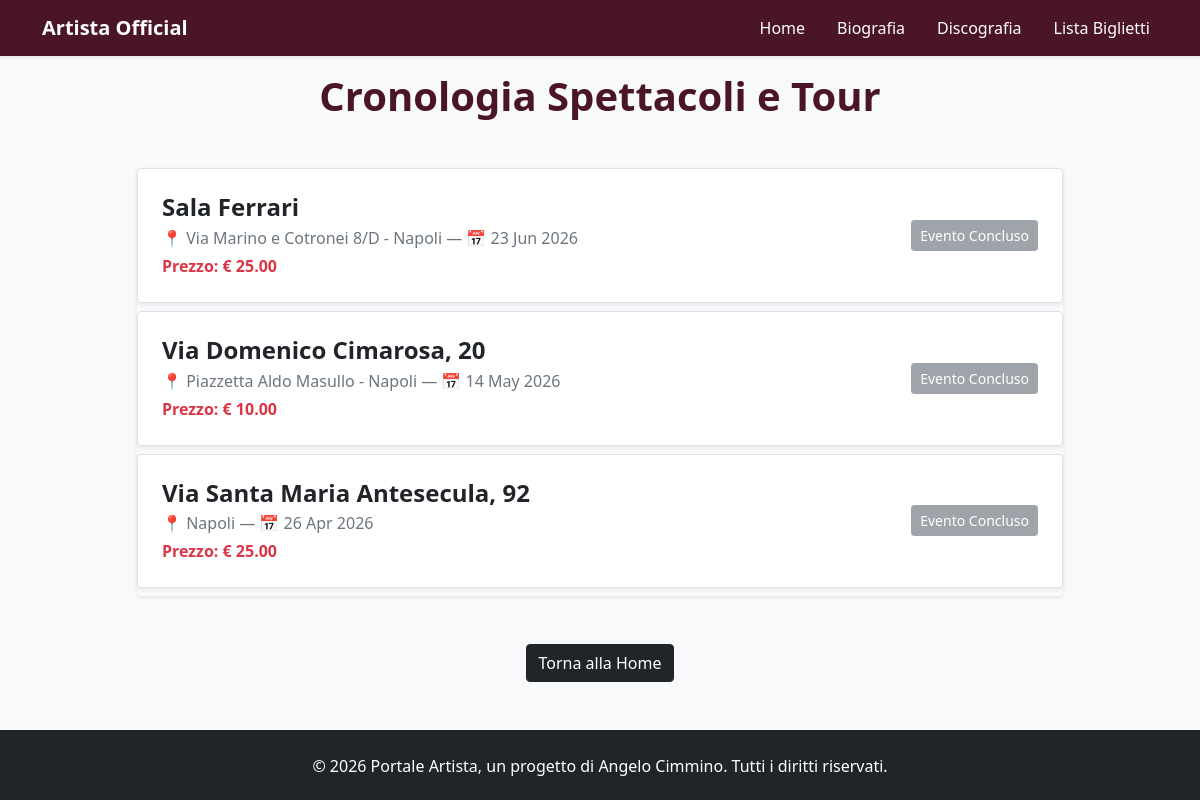
Before: /concerti/tutti/ with the older database file.
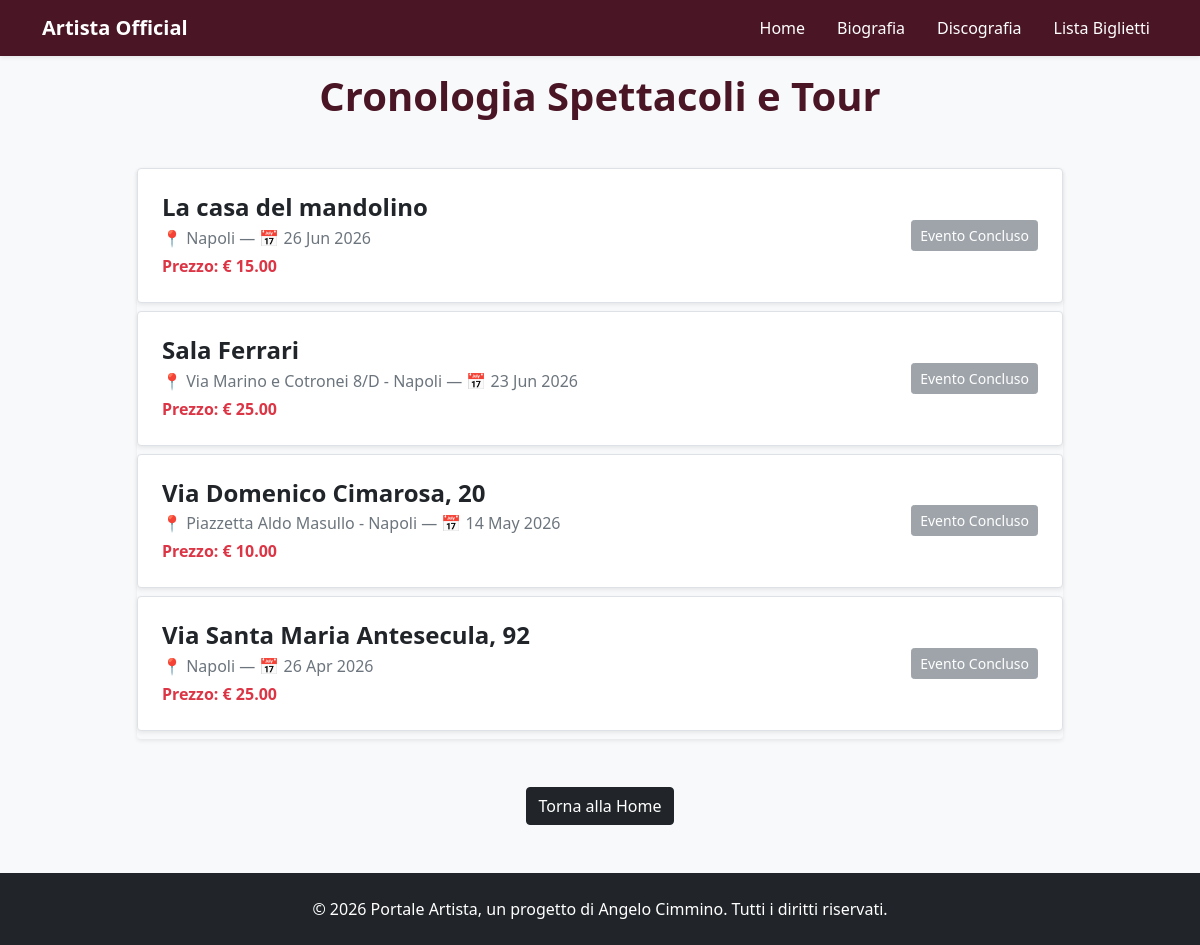
After: the same page with the newer database file.
### tributo/models.py (models this page shows, shortened)
class Concerto(models.Model):
    luogo = models.CharField(max_length=200)
    citta = models.CharField(max_length=100)
    data = models.DateField()
    locandina = models.ImageField(upload_to='locandine/', blank=True, null=True)
    prezzo = models.DecimalField(max_digits=6, decimal_places=2, default=25.00)

### tributo/views.py (the view)
# urls.py: path('concerti/tutti/', views.tutti_i_concerti, name='tutti_i_concerti'), # <-- Nuova riga
def tutti_i_concerti(request):
    concerti_totali = Concerto.objects.all().order_by('-data')
    return render(request, 'tributo/tutti_i_concerti.html', {'concerti': concerti_totali})

### tributo/templates/tributo/tutti_i_concerti.html (shortened to what this page needs)
{% extends 'tributo/base.html' %}
{% block content %}
<div class="container my-5">
    <div class="row">
        <div class="col-md-10 mx-auto">
            <br>
            <h1 class="fw-bold mb-5 text-center" style="color: #4a1525;">Cronologia Spettacoli e Tour</h1>
            <div class="list-group shadow-sm rounded">
                {% now "Y-m-d" as today_date %}
                {% for concerto in concerti %}
                    <div class="list-group-item p-4 bg-white mb-2 border rounded shadow-sm">
                        <div class="row align-items-center">
                            <div class="col-md-8">
                                <h4 class="fw-bold text-dark mb-1">{{ concerto.luogo }}</h4>
                                <p class="text-secondary mb-0">
                                    📍 {{ concerto.citta }} — 📅 {{ concerto.data|date:"d M Y" }}
                                </p>
                                <span class="fw-bold text-danger d-block mt-1">Prezzo: € {{ concerto.prezzo }}</span>
                            </div>
                            <div class="col-md-4 text-md-end mt-3 mt-md-0">
                                 {% if concerto.data|date:"Y-m-d" >= today_date %}
                                    <!-- NOTA: Per fare il controllo preciso usiamo una logica semplice:
                                         Se preferisci bloccare l'acquisto dall'archivio, verifichiamo la data nell'admin -->
                                    <a href="{% url 'concerto_riepilogo' concerto.id %}" class="btn btn-teatro px-4">🎟️ Acquista</a>
                                {% else %}
                                    <button class="btn btn-secondary btn-sm" disabled>Evento Concluso</button>
                                {% endif %}
                            </div>
                        </div>
                    </div>
                {% empty %}
                    <div class="alert alert-warning text-center">Nessun concerto presente nel registro di sistema.</div>
                {% endfor %}
            </div>
            <div class="text-center mt-5">
                <a href="{% url 'home' %}" class="btn btn-dark">Torna alla Home</a>
            </div>
        </div>
    </div>
</div>
{% endblock %}

Changed rows visible on the page:
added Concerto: luogo "La casa del mandolino", citta "Napoli", data "26 Jun 2026", prezzo "15.00", shows "Evento Concluso"
